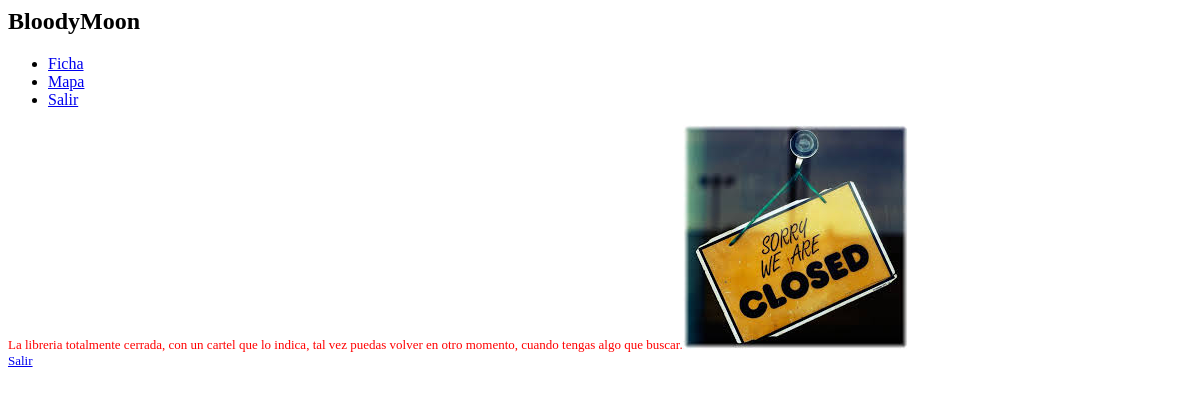
The page /libreria_cerrada.php (signed in) on the database its author committed.
### tables this page shows
CREATE TABLE IF NOT EXISTS `escena` (
`ID` int(11) NOT NULL,
  `nombre` text NOT NULL,
  `descripcion` text NOT NULL,
  `imagen` text NOT NULL,
  `visitada` tinyint(4) DEFAULT NULL
);

### libreria_cerrada.php (the view, shortened to what this page needs)
<html>
<head>
   <link rel="stylesheet" type="text/css" href="estilo.css" >
<link rel="stylesheet" href="http://code.jquery.com/mobile/1.0a4.1/jquery.mobile-1.0a4.1.min.css" />
</head>
<body>
    <div data-role="page">
    <div data-role="header">
        <h2>BloodyMoon</h2>
	<div data-role="navbar">
   <ul>
      <li><a href="ficha.php" data-icon="grid" >Ficha</a></li>
      <li><a href="mapa.php" data-icon="plus">Mapa</a></li>
      <li><a href="logout.php" data-icon="star">Salir</a></li>
   </ul>
</div>
    </div>
    <?php
if(!isset($_SESSION['uid'])){
    echo "Tienes que estar logeado para ver esta pagina!";
    }else{
    ?>
    <div data-role="content">
    <?php
    $consulta2="SELECT * FROM escena where ID=25";
    $resultado = mysql_query($consulta2);
    while ($fila = mysql_fetch_assoc($resultado)) {
    echo $fila["descripcion"];
    echo '<img src="'.$fila["imagen"].'">';
   }
?>
<br>
<a href="mapa.php" data-role="button" data-mini="true">Salir</a>
<br>
       </body>
  <?php
}
?>

### estilo.css (style rules this page uses)
[data-role="content"] { font-size:small;font-style:normal;color:red;text-shadow: none; }

### rows shown on the page
escena: descripcion "La libreria totalmente cerrada, con un cartel que lo indica, tal vez puedas volver en otro momento, cuando tengas algo que buscar.", imagen (picture)
